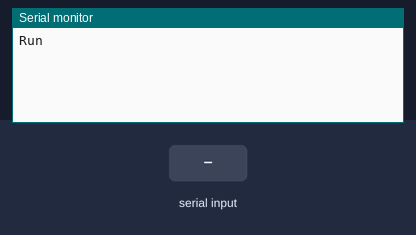
This sketch was run on a simulated Arduino Uno, built with avr-gcc and run on an emulated ATmega328P. Parts: the last lines printed to the serial monitor. Inputs (shaded band) come from the test bench.

Above: at 1.2 s.
1.3 s: byte 30 received over Serial
At 2.5 s:
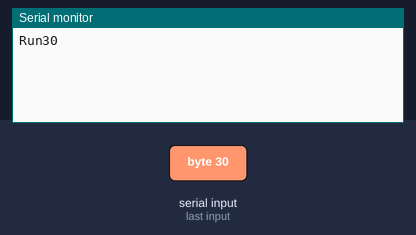
2.8 s: byte 90 received over Serial
At 3.6 s:
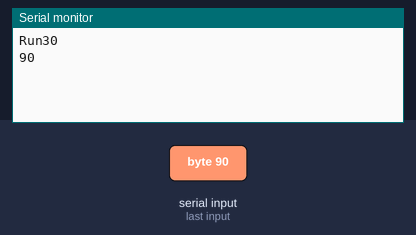
4.3 s: byte 120 received over Serial
At 4.7 s:
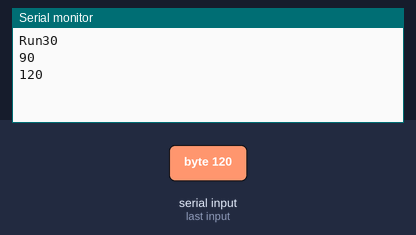

The sketch:

Serial_test.ino
```cpp
void setup() {
  // put your setup code here, to run once:
  Serial.begin(9600);
  Serial.print("Run");
}

void loop() {
  // put your main code here, to run repeatedly:
  if(Serial.available() > 0)
  {
    int val = Serial.read();
    Serial.println(val);
  }
}
```

Measured:
- after the input at 1.3 s, the serial monitor: prints a new line at once (image 1)
- after the input at 2.8 s, the serial monitor: prints a new line at once (image 2)
- after the input at 4.3 s, the serial monitor: prints a new line at once (image 3)
